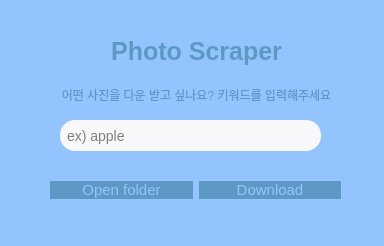
<?xml version="1.0" encoding="UTF-8"?>
<ui version="4.0">
 <class>photoForm</class>
 <widget class="QWidget" name="photoForm">
  <property name="geometry">
   <rect>
    <x>0</x>
    <y>0</y>
    <width>384</width>
    <height>246</height>
   </rect>
  </property>
  <property name="windowTitle">
   <string>Form</string>
  </property>
  <property name="styleSheet">
   <string notr="true">background-color: #94c4fd;</string>
  </property>
  <widget class="QLineEdit" name="lineEdit">
   <property name="geometry">
    <rect>
     <x>60</x>
     <y>120</y>
     <width>261</width>
     <height>31</height>
    </rect>
   </property>
   <property name="styleSheet">
    <string notr="true">background-color: rgb(248, 248, 250);
border-radius:15px;
padding: 5px;
color: gray;
font-size: 14px;
</string>
   </property>
   <property name="text">
    <string>ex) apple</string>
   </property>
  </widget>
  <widget class="QWidget" name="horizontalLayoutWidget">
   <property name="geometry">
    <rect>
     <x>50</x>
     <y>160</y>
     <width>291</width>
     <height>61</height>
    </rect>
   </property>
   <layout class="QHBoxLayout" name="horizontalLayout">
    <property name="sizeConstraint">
     <enum>QLayout::SetDefaultConstraint</enum>
    </property>
    <item>
     <widget class="QPushButton" name="pushButton_2">
      <property name="styleSheet">
       <string notr="true">background-color: #5e98c4;
color: #94c4fd;
border-radius: 21px;
font-size: 15px;</string>
      </property>
      <property name="text">
       <string>Open folder</string>
      </property>
     </widget>
    </item>
    <item>
     <widget class="QPushButton" name="pushButton">
      <property name="styleSheet">
       <string notr="true">background-color: #5e98c4;
color: #94c4fd;
border-radius: 50%;
font-size: 15px;</string>
      </property>
      <property name="text">
       <string>Download</string>
      </property>
     </widget>
    </item>
   </layout>
  </widget>
  <widget class="QWidget" name="verticalLayoutWidget">
   <property name="geometry">
    <rect>
     <x>50</x>
     <y>32</y>
     <width>293</width>
     <height>81</height>
    </rect>
   </property>
   <layout class="QVBoxLayout" name="verticalLayout">
    <item>
     <widget class="QLabel" name="titlr">
      <property name="styleSheet">
       <string notr="true">color: #5e98c4;
font-size: 25px;
font-weight: 700;
</string>
      </property>
      <property name="text">
       <string>Photo Scraper</string>
      </property>
      <property name="alignment">
       <set>Qt::AlignCenter</set>
      </property>
     </widget>
    </item>
    <item>
     <widget class="QLabel" name="label">
      <property name="styleSheet">
       <string notr="true">font-size: 12px;
color: #5e98c4;</string>
      </property>
      <property name="text">
       <string>어떤 사진을 다운 받고 싶나요? 키워드를 입력해주세요</string>
      </property>
      <property name="alignment">
       <set>Qt::AlignCenter</set>
      </property>
     </widget>
    </item>
   </layout>
  </widget>
 </widget>
 <resources/>
 <connections/>
</ui>
